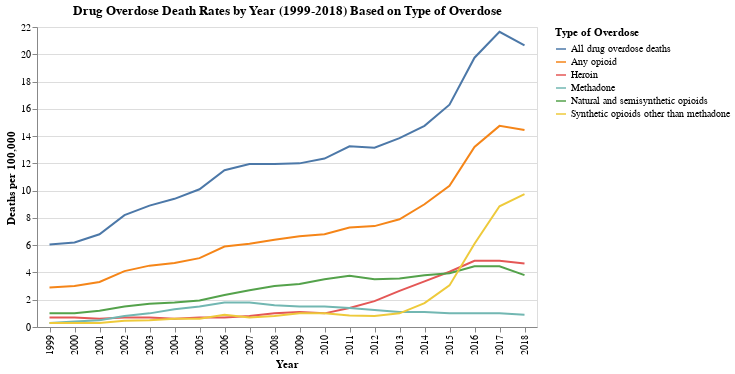

The code cell stored with this chart in its notebook:
### Code cell
#Altair Visualization
import altair as alt

filtered_data = data[(data['AGE'] == 'All ages') & (data['STUB_LABEL'] == 'All persons') & (data['STUB_NAME'] == 'Total')]

panel_mapping = {'Drug overdose deaths involving other synthetic opioids (other than methadone)': 'Synthetic opioids other than methadone', 
                 'Drug overdose deaths involving any opioid': 'Any opioid', 
                 'Drug overdose deaths involving heroin': 'Heroin', 
                 'Drug overdose deaths involving methadone': 'Methadone',
                 'Drug overdose deaths involving natural and semisynthetic opioids': 'Natural and semisynthetic opioids'}

agg_data = filtered_data.groupby(['YEAR', 'PANEL']).agg({'ESTIMATE': 'mean'}).reset_index()
agg_data['PANEL'] = agg_data['PANEL'].replace(panel_mapping)

line_chart = alt.Chart(agg_data).mark_line().encode(
     x=alt.X('YEAR:O', axis=alt.Axis(title='Year')),
    y=alt.Y('ESTIMATE:Q', axis=alt.Axis(title='Deaths per 100,000')),
        color=alt.Color('PANEL:N', legend=alt.Legend(title='Type of Overdose', titleLimit=600, orient='right', columns=1, labelLimit=0))
).properties(
    title='Drug Overdose Death Rates by Year (1999-2018) Based on Type of Overdose',
    width=500  
)

line_chart

### Figure 1 — Vega-Lite specification as saved in the notebook (floating-point values rounded to 4 significant figures)
{"config": {"view": {"continuousWidth": 300, "continuousHeight": 300}}, "data": {"name": "data-64e8eaaf9633b1f9baf751f4406f9860"}, "mark": {"type": "line"}, "encoding": {"color": {"field": "PANEL", "legend": {"columns": 1, "labelLimit": 0, "orient": "right", "title": "Type of Overdose", "titleLimit": 600}, "type": "nominal"}, "x": {"axis": {"title": "Year"}, "field": "YEAR", "type": "ordinal"}, "y": {"axis": {"title": "Deaths per 100,000"}, "field": "ESTIMATE", "type": "quantitative"}}, "title": "Drug Overdose Death Rates by Year (1999-2018) Based on Type of Overdose", "width": 500, "$schema": "https://vega.github.io/schema/vega-lite/v5.16.3.json", "datasets": {"data-64e8eaaf9633b1f9baf751f4406f9860": [{"YEAR": 1999, "PANEL": "All drug overdose deaths", "ESTIMATE": 6.05}, {"YEAR": 1999, "PANEL": "Any opioid", "ESTIMATE": 2.9}, {"YEAR": 1999, "PANEL": "Heroin", "ESTIMATE": 0.7}, {"YEAR": 1999, "PANEL": "Methadone", "ESTIMATE": 0.3}, {"YEAR": 1999, "PANEL": "Natural and semisynthetic opioids", "ESTIMATE": 1.0}, {"YEAR": 1999, "PANEL": "Synthetic opioids other than methadone", "ESTIMATE": 0.3}, {"YEAR": 2000, "PANEL": "All drug overdose deaths", "ESTIMATE": 6.2}, {"YEAR": 2000, "PANEL": "Any opioid", "ESTIMATE": 3.0}, {"YEAR": 2000, "PANEL": "Heroin", "ESTIMATE": 0.7}, {"YEAR": 2000, "PANEL": "Methadone", "ESTIMATE": 0.4}, {"YEAR": 2000, "PANEL": "Natural and semisynthetic opioids", "ESTIMATE": 1.0}, {"YEAR": 2000, "PANEL": "Synthetic opioids other than methadone", "ESTIMATE": 0.3}, {"YEAR": 2001, "PANEL": "All drug overdose deaths", "ESTIMATE": 6.8}, {"YEAR": 2001, "PANEL": "Any opioid", "ESTIMATE": 3.3}, {"YEAR": 2001, "PANEL": "Heroin", "ESTIMATE": 0.6}, {"YEAR": 2001, "PANEL": "Methadone", "ESTIMATE": 0.5}, {"YEAR": 2001, "PANEL": "Natural and semisynthetic opioids", "ESTIMATE": 1.2}, {"YEAR": 2001, "PANEL": "Synthetic opioids other than methadone", "ESTIMATE": 0.3}, {"YEAR": 2002, "PANEL": "All drug overdose deaths", "ESTIMATE": 8.2}, {"YEAR": 2002, "PANEL": "Any opioid", "ESTIMATE": 4.1}, {"YEAR": 2002, "PANEL": "Heroin", "ESTIMATE": 0.7}, {"YEAR": 2002, "PANEL": "Methadone", "ESTIMATE": 0.8}, {"YEAR": 2002, "PANEL": "Natural and semisynthetic opioids", "ESTIMATE": 1.5}, {"YEAR": 2002, "PANEL": "Synthetic opioids other than methadone", "ESTIMATE": 0.45}, {"YEAR": 2003, "PANEL": "All drug overdose deaths", "ESTIMATE": 8.9}, {"YEAR": 2003, "PANEL": "Any opioid", "ESTIMATE": 4.5}, {"YEAR": 2003, "PANEL": "Heroin", "ESTIMATE": 0.7}, {"YEAR": 2003, "PANEL": "Methadone", "ESTIMATE": 1.0}, {"YEAR": 2003, "PANEL": "Natural and semisynthetic opioids", "ESTIMATE": 1.7}, {"YEAR": 2003, "PANEL": "Synthetic opioids other than methadone", "ESTIMATE": 0.5}, {"YEAR": 2004, "PANEL": "All drug overdose deaths", "ESTIMATE": 9.4}, {"YEAR": 2004, "PANEL": "Any opioid", "ESTIMATE": 4.7}, {"YEAR": 2004, "PANEL": "Heroin", "ESTIMATE": 0.6}, {"YEAR": 2004, "PANEL": "Methadone", "ESTIMATE": 1.3}, {"YEAR": 2004, "PANEL": "Natural and semisynthetic opioids", "ESTIMATE": 1.8}, {"YEAR": 2004, "PANEL": "Synthetic opioids other than methadone", "ESTIMATE": 0.6}, {"YEAR": 2005, "PANEL": "All drug overdose deaths", "ESTIMATE": 10.1}, {"YEAR": 2005, "PANEL": "Any opioid", "ESTIMATE": 5.05}, {"YEAR": 2005, "PANEL": "Heroin", "ESTIMATE": 0.7}, {"YEAR": 2005, "PANEL": "Methadone", "ESTIMATE": 1.5}, {"YEAR": 2005, "PANEL": "Natural and semisynthetic opioids", "ESTIMATE": 1.95}, {"YEAR": 2005, "PANEL": "Synthetic opioids other than methadone", "ESTIMATE": 0.6}, {"YEAR": 2006, "PANEL": "All drug overdose deaths", "ESTIMATE": 11.5}, {"YEAR": 2006, "PANEL": "Any opioid", "ESTIMATE": 5.9}, {"YEAR": 2006, "PANEL": "Heroin", "ESTIMATE": 0.7}, {"YEAR": 2006, "PANEL": "Methadone", "ESTIMATE": 1.8}, {"YEAR": 2006, "PANEL": "Natural and semisynthetic opioids", "ESTIMATE": 2.35}, {"YEAR": 2006, "PANEL": "Synthetic opioids other than methadone", "ESTIMATE": 0.9}, {"YEAR": 2007, "PANEL": "All drug overdose deaths", "ESTIMATE": 11.95}, {"YEAR": 2007, "PANEL": "Any opioid", "ESTIMATE": 6.1}, {"YEAR": 2007, "PANEL": "Heroin", "ESTIMATE": 0.8}, {"YEAR": 2007, "PANEL": "Methadone", "ESTIMATE": 1.8}, {"YEAR": 2007, "PANEL": "Natural and semisynthetic opioids", "ESTIMATE": 2.7}, {"YEAR": 2007, "PANEL": "Synthetic opioids other than methadone", "ESTIMATE": 0.7}, {"YEAR": 2008, "PANEL": "All drug overdose deaths", "ESTIMATE": 11.95}, {"YEAR": 2008, "PANEL": "Any opioid", "ESTIMATE": 6.4}, {"YEAR": 2008, "PANEL": "Heroin", "ESTIMATE": 1.0}, {"YEAR": 2008, "PANEL": "Methadone", "ESTIMATE": 1.6}, {"YEAR": 2008, "PANEL": "Natural and semisynthetic opioids", "ESTIMATE": 3.0}, {"YEAR": 2008, "PANEL": "Synthetic opioids other than methadone", "ESTIMATE": 0.8}, {"YEAR": 2009, "PANEL": "All drug overdose deaths", "ESTIMATE": 12.0}, {"YEAR": 2009, "PANEL": "Any opioid", "ESTIMATE": 6.65}, {"YEAR": 2009, "PANEL": "Heroin", "ESTIMATE": 1.1}, {"YEAR": 2009, "PANEL": "Methadone", "ESTIMATE": 1.5}, {"YEAR": 2009, "PANEL": "Natural and semisynthetic opioids", "ESTIMATE": 3.15}, {"YEAR": 2009, "PANEL": "Synthetic opioids other than methadone", "ESTIMATE": 1.0}, {"YEAR": 2010, "PANEL": "All drug overdose deaths", "ESTIMATE": 12.35}, {"YEAR": 2010, "PANEL": "Any opioid", "ESTIMATE": 6.8}, {"YEAR": 2010, "PANEL": "Heroin", "ESTIMATE": 1.0}, {"YEAR": 2010, "PANEL": "Methadone", "ESTIMATE": 1.5}, {"YEAR": 2010, "PANEL": "Natural and semisynthetic opioids", "ESTIMATE": 3.5}, {"YEAR": 2010, "PANEL": "Synthetic opioids other than methadone", "ESTIMATE": 1.0}, {"YEAR": 2011, "PANEL": "All drug overdose deaths", "ESTIMATE": 13.25}, {"YEAR": 2011, "PANEL": "Any opioid", "ESTIMATE": 7.3}, {"YEAR": 2011, "PANEL": "Heroin", "ESTIMATE": 1.4}, {"YEAR": 2011, "PANEL": "Methadone", "ESTIMATE": 1.4}, {"YEAR": 2011, "PANEL": "Natural and semisynthetic opioids", "ESTIMATE": 3.75}, {"YEAR": 2011, "PANEL": "Synthetic opioids other than methadone", "ESTIMATE": 0.85}, {"YEAR": 2012, "PANEL": "All drug overdose deaths", "ESTIMATE": 13.15}, {"YEAR": 2012, "PANEL": "Any opioid", "ESTIMATE": 7.4}, {"YEAR": 2012, "PANEL": "Heroin", "ESTIMATE": 1.9}, {"YEAR": 2012, "PANEL": "Methadone", "ESTIMATE": 1.25}, {"YEAR": 2012, "PANEL": "Natural and semisynthetic opioids", "ESTIMATE": 3.5}, {"YEAR": 2012, "PANEL": "Synthetic opioids other than methadone", "ESTIMATE": 0.8}, {"YEAR": 2013, "PANEL": "All drug overdose deaths", "ESTIMATE": 13.85}, {"YEAR": 2013, "PANEL": "Any opioid", "ESTIMATE": 7.9}, {"YEAR": 2013, "PANEL": "Heroin", "ESTIMATE": 2.65}, {"YEAR": 2013, "PANEL": "Methadone", "ESTIMATE": 1.1}, {"YEAR": 2013, "PANEL": "Natural and semisynthetic opioids", "ESTIMATE": 3.55}, {"YEAR": 2013, "PANEL": "Synthetic opioids other than methadone", "ESTIMATE": 1.0}, {"YEAR": 2014, "PANEL": "All drug overdose deaths", "ESTIMATE": 14.75}, {"YEAR": 2014, "PANEL": "Any opioid", "ESTIMATE": 9.0}, {"YEAR": 2014, "PANEL": "Heroin", "ESTIMATE": 3.35}, {"YEAR": 2014, "PANEL": "Methadone", "ESTIMATE": 1.1}, {"YEAR": 2014, "PANEL": "Natural and semisynthetic opioids", "ESTIMATE": 3.8}, {"YEAR": 2014, "PANEL": "Synthetic opioids other than methadone", "ESTIMATE": 1.75}, {"YEAR": 2015, "PANEL": "All drug overdose deaths", "ESTIMATE": 16.3}, {"YEAR": 2015, "PANEL": "Any opioid", "ESTIMATE": 10.35}, {"YEAR": 2015, "PANEL": "Heroin", "ESTIMATE": 4.05}, {"YEAR": 2015, "PANEL": "Methadone", "ESTIMATE": 1.0}, {"YEAR": 2015, "PANEL": "Natural and semisynthetic opioids", "ESTIMATE": 3.95}, {"YEAR": 2015, "PANEL": "Synthetic opioids other than methadone", "ESTIMATE": 3.05}, {"YEAR": 2016, "PANEL": "All drug overdose deaths", "ESTIMATE": 19.75}, {"YEAR": 2016, "PANEL": "Any opioid", "ESTIMATE": 13.2}, {"YEAR": 2016, "PANEL": "Heroin", "ESTIMATE": 4.85}, {"YEAR": 2016, "PANEL": "Methadone", "ESTIMATE": 1.0}, {"YEAR": 2016, "PANEL": "Natural and semisynthetic opioids", "ESTIMATE": 4.45}, {"YEAR": 2016, "PANEL": "Synthetic opioids other than methadone", "ESTIMATE": 6.1}, {"YEAR": 2017, "PANEL": "All drug overdose deaths", "ESTIMATE": 21.65}, {"YEAR": 2017, "PANEL": "Any opioid", "ESTIMATE": 14.75}, {"YEAR": 2017, "PANEL": "Heroin", "ESTIMATE": 4.85}, {"YEAR": 2017, "PANEL": "Methadone", "ESTIMATE": 1.0}, {"YEAR": 2017, "PANEL": "Natural and semisynthetic opioids", "ESTIMATE": 4.45}, {"YEAR": 2017, "PANEL": "Synthetic opioids other than methadone", "ESTIMATE": 8.85}, {"YEAR": 2018, "PANEL": "All drug overdose deaths", "ESTIMATE": 20.65}, {"YEAR": 2018, "PANEL": "Any opioid", "ESTIMATE": 14.45}, {"YEAR": 2018, "PANEL": "Heroin", "ESTIMATE": 4.65}, {"YEAR": 2018, "PANEL": "Methadone", "ESTIMATE": 0.9}, {"YEAR": 2018, "PANEL": "Natural and semisynthetic opioids", "ESTIMATE": 3.8}, {"YEAR": 2018, "PANEL": "Synthetic opioids other than methadone", "ESTIMATE": 9.75}]}}
